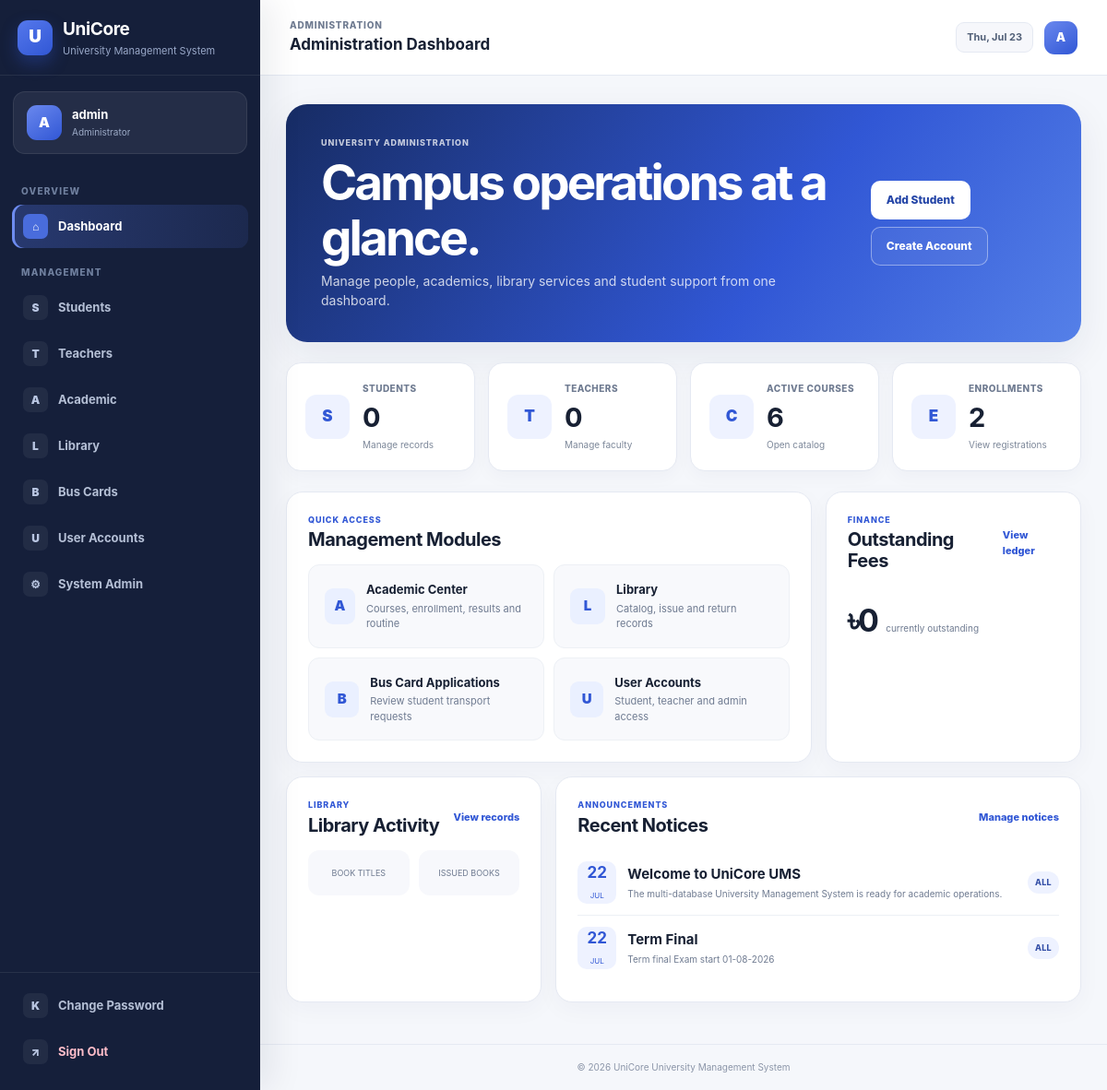
The app's page / (signed in) with its own data.
### academic/models.py (models this page shows, shortened)
class TimeStampedModel(models.Model):
    created_at = models.DateTimeField(auto_now_add=True)
    updated_at = models.DateTimeField(auto_now=True)
    class Meta:
        abstract = True

class Notice(TimeStampedModel):
    AUDIENCE_CHOICES = [
        ("All", "Everyone"),
        ("Students", "Students"),
        ("Teachers", "Teachers"),
        ("Staff", "Staff"),
    ]
    title = models.CharField(max_length=180)
    audience = models.CharField(max_length=20, choices=AUDIENCE_CHOICES, default="All")
    content = models.TextField()
    publish_date = models.DateField()
    active = models.BooleanField(default=True)
    class Meta:
        ordering = ["-publish_date", "-created_at"]

### home/views.py (the view)
# urls.py: urlpatterns = [path("", views.home, name="home")]
@admin_required
def home(request):
    student_count, mysql_online = _safe_count(Student.objects.all())
    teacher_count, postgres_online = _safe_count(Teacher.objects.all())
    mongo_online = is_available()
    book_count = 0
    issued_count = 0
    if mongo_online:
        try:
            book_count = books.count_documents({})
            issued_count = book_issues.count_documents({"status": "Issued"})
        except Exception:
            mongo_online = False
    fee_due = 0
    try:
        fee_due = sum((fee.balance for fee in StudentFee.objects.exclude(status="Paid")), 0)
    except Exception:
        pass
    context = {
        "student_count": student_count,
        "teacher_count": teacher_count,
        "book_count": book_count,
        "issued_count": issued_count,
        "course_count": Course.objects.filter(active=True).count(),
        "enrollment_count": Enrollment.objects.count(),
        "fee_due": fee_due,
        "notices": Notice.objects.filter(active=True)[:5],
        "mysql_online": mysql_online,
        "postgres_online": postgres_online,
        "mongo_online": mongo_online,
        "sqlite_online": True,
    }
    return render(request, "home/home.html", context)

### accounts/context_processors.py (called while the page is built)
def role_context(request):
    return {
        "ums_role": get_user_role(request.user),
        "ums_profile": get_user_profile(request.user),
    }

### accounts/utils.py (called while the page is built)
def get_user_role(user):
    if not getattr(user, "is_authenticated", False):
        return None
    if user.is_superuser or user.is_staff:
        return UserProfile.ADMIN
    try:
        return user.ums_profile.role
    except UserProfile.DoesNotExist:
        return None

def get_user_profile(user):
    if not getattr(user, "is_authenticated", False):
        return None
    try:
        return user.ums_profile
    except UserProfile.DoesNotExist:
        return None

### home/views.py (called while the page is built)
def _safe_count(queryset):
    try:
        return queryset.count(), True
    except Exception:
        return 0, False

### library/mongo.py (called while the page is built)
def is_available():
    try:
        client.admin.command("ping")
        return True
    except Exception:
        return False

### home/templates/home/home.html (shortened to what this page needs)
{% extends "base.html" %}
{% block header_title %}Administration Dashboard{% endblock %}
{% block content %}
<section class="welcome-banner admin-banner"><div><span class="eyebrow light">University Administration</span><h1>Campus operations at a glance.</h1><p>Manage people, academics, library services and student support from one dashboard.</p></div><div class="welcome-actions"><a class="btn btn-light" href="{% url 'student_list' %}">Add Student</a><a class="btn btn-outline-light" href="{% url 'account_create' %}">Create Account</a></div></section>
<div class="metric-grid admin-metrics"><a class="metric-card" href="{% url 'student_list' %}"><span class="metric-icon">S</span><div><small>Students</small><strong>{{ student_count }}</strong><span>Manage records</span></div></a><a class="metric-card" href="{% url 'teacher_list' %}"><span class="metric-icon">T</span><div><small>Teachers</small><strong>{{ teacher_count }}</strong><span>Manage faculty</span></div></a><a class="metric-card" href="{% url 'course_list' %}"><span class="metric-icon">C</span><div><small>Active Courses</small><strong>{{ course_count }}</strong><span>Open catalog</span></div></a><a class="metric-card" href="{% url 'enrollment_list' %}"><span class="metric-icon">E</span><div><small>Enrollments</small><strong>{{ enrollment_count }}</strong><span>View registrations</span></div></a></div>
<div class="dashboard-grid">
<section class="panel panel-span-2"><div class="panel-head"><div><span class="eyebrow">Quick Access</span><h2>Management Modules</h2></div></div><div class="quick-module-grid"><a href="{% url 'academic_dashboard' %}"><span>A</span><div><strong>Academic Center</strong><small>Courses, enrollment, results and routine</small></div></a><a href="{% url 'library_list' %}"><span>L</span><div><strong>Library</strong><small>Catalog, issue and return records</small></div></a><a href="{% url 'bus_card_list' %}"><span>B</span><div><strong>Bus Card Applications</strong><small>Review student transport requests</small></div></a><a href="{% url 'account_list' %}"><span>U</span><div><strong>User Accounts</strong><small>Student, teacher and admin access</small></div></a></div></section>
<section class="panel"><div class="panel-head"><div><span class="eyebrow">Finance</span><h2>Outstanding Fees</h2></div><a href="{% url 'fee_list' %}">View ledger</a></div><div class="big-number-row"><strong>৳{{ fee_due|floatformat:0 }}</strong><span>currently outstanding</span></div></section>
<section class="panel"><div class="panel-head"><div><span class="eyebrow">Library</span><h2>Library Activity</h2></div><a href="{% url 'issue_list' %}">View records</a></div><div class="split-numbers"><div><strong>{{ book_count }}</strong><small>Book Titles</small></div><div><strong>{{ issued_count }}</strong><small>Issued Books</small></div></div></section>
<section class="panel panel-span-2"><div class="panel-head"><div><span class="eyebrow">Announcements</span><h2>Recent Notices</h2></div><a href="{% url 'notice_list' %}">Manage notices</a></div>{% for notice in notices %}<article class="notice-row"><span class="notice-date"><strong>{{ notice.publish_date|date:"d" }}</strong><small>{{ notice.publish_date|date:"M" }}</small></span><div><strong>{{ notice.title }}</strong><p>{{ notice.content|truncatechars:150 }}</p></div><span class="soft-badge">{{ notice.audience }}</span></article>{% empty %}<div class="empty-state">No active notices.</div>{% endfor %}</section>
</div>
{% endblock %}

### templates/base.html (shortened to what this page needs)
{% load static %}
<!DOCTYPE html>
<html lang="en">
<head>
  <link rel="stylesheet" href="{% static 'ums/css/style.css' %}?v=20260722-ui2">
</head>
<body class="{% if user.is_authenticated %}app-body{% else %}public-body{% endif %}">
{% if user.is_authenticated %}
  {% with current=request.resolver_match.url_name %}
  <div class="app-layout">
    <aside class="sidebar" data-sidebar>
      <div class="sidebar-brand">
        <a href="{% url 'portal_redirect' %}" class="brand-link">
          <span class="brand-symbol">U</span>
          <span><strong>UniCore</strong><small>University Management System</small></span>
        </a>
      </div>
      <div class="sidebar-profile">
        <span class="profile-avatar">{{ ums_profile.display_name|default:user.username|first|upper }}</span>
        <div><strong>{{ ums_profile.display_name|default:user.username }}</strong><small>{% if ums_role == "ADMIN" %}Administrator{% elif ums_role == "STUDENT" %}{{ ums_profile.reference_id }} · Student{% else %}{{ ums_profile.reference_id }} · Teacher{% endif %}</small></div>
      </div>
      <nav class="sidebar-nav" aria-label="Main navigation">
        {% if ums_role == "ADMIN" %}
          <span class="nav-section-label">Overview</span>
          <a class="nav-item {% if current == 'home' %}active{% endif %}" href="{% url 'home' %}"><span class="nav-icon">⌂</span><span>Dashboard</span></a>
          <span class="nav-section-label">Management</span>
          <a class="nav-item {% if current == 'student_list' or current == 'add_student' or current == 'edit_student' %}active{% endif %}" href="{% url 'student_list' %}"><span class="nav-icon">S</span><span>Students</span></a>
          <a class="nav-item {% if current == 'teacher_list' or current == 'add_teacher' or current == 'edit_teacher' %}active{% endif %}" href="{% url 'teacher_list' %}"><span class="nav-icon">T</span><span>Teachers</span></a>
          <a class="nav-item " href="{% url 'academic_dashboard' %}"><span class="nav-icon">A</span><span>Academic</span></a>
          <a class="nav-item {% if current == 'library_list' or current == 'issue_list' %}active{% endif %}" href="{% url 'library_list' %}"><span class="nav-icon">L</span><span>Library</span></a>
          <a class="nav-item {% if current == 'bus_card_list' or current == 'bus_card_review' %}active{% endif %}" href="{% url 'bus_card_list' %}"><span class="nav-icon">B</span><span>Bus Cards</span></a>
          <a class="nav-item {% if current == 'account_list' or current == 'account_create' %}active{% endif %}" href="{% url 'account_list' %}"><span class="nav-icon">U</span><span>User Accounts</span></a>
          {% if user.is_staff %}<a class="nav-item" href="{% url 'admin:index' %}"><span class="nav-icon">⚙</span><span>System Admin</span></a>{% endif %}
        {% endif %}
      </nav>
      <div class="sidebar-footer">
        <a class="nav-item {% if current == 'change_password' %}active{% endif %}" href="{% url 'change_password' %}"><span class="nav-icon">K</span><span>Change Password</span></a>
        <form method="post" action="{% url 'logout' %}">{% csrf_token %}<button class="nav-item logout-item" type="submit"><span class="nav-icon">↗</span><span>Sign Out</span></button></form>
      </div>
    </aside>
    <div class="app-main">
      <header class="app-header">
        <div class="header-left">
          <div><span class="header-kicker">{% if ums_role == 'ADMIN' %}Administration{% elif ums_role == 'STUDENT' %}Student Portal{% else %}Faculty Portal{% endif %}</span><strong>{% block header_title %}University Management System{% endblock %}</strong></div>
        </div>
        <div class="header-actions"><span class="date-chip">{% now "D, M d" %}</span><span class="header-avatar">{{ ums_profile.display_name|default:user.username|first|upper }}</span></div>
      </header>
      <main class="app-content">
        {% block content %}{% endblock %}
      </main>
      <footer class="app-footer">© {% now "Y" %} UniCore University Management System</footer>
    </div>
  </div>
  {% endwith %}
{% endif %}
</body>
</html>

### records on screen
Notice: publish_date "22", publish_date "JUL", title "Welcome to UniCore UMS", content "The multi-database University Management System is ready for academic operations.", audience "ALL"
Notice: publish_date "22", publish_date "JUL", title "Term Final", content "Term final Exam start 01-08-2026", audience "ALL"

### other values on screen
{{ ums_profile.display_name|default:user.username|first|upper }} "A"
{{ ums_profile.display_name|default:user.username }} "admin"
{{ student_count }} "0"
{{ teacher_count }} "0"
{{ course_count }} "6"
{{ enrollment_count }} "2"
{{ fee_due|floatformat:0 }} "0"
